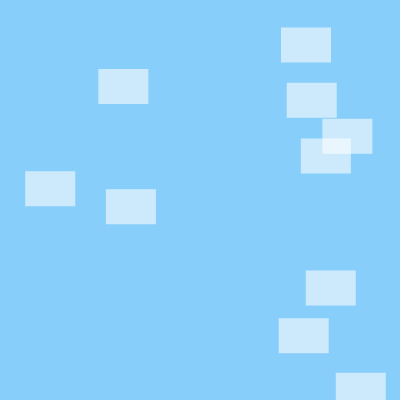
Frame 1 (no input)
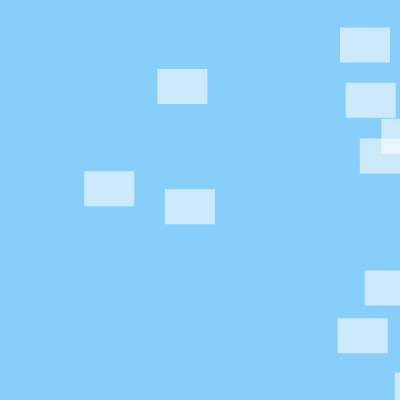
Frame 60 (no input)
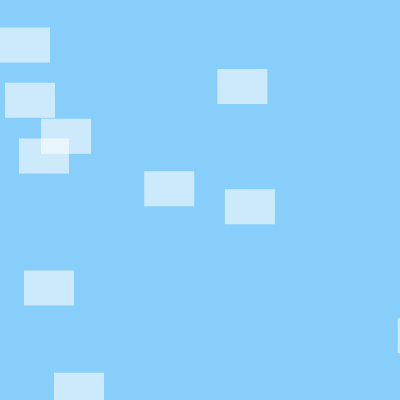
Frame 120 (the mouse pressed at the canvas centre since frame 60)

The p5.js sketch that drew these frames (run headless with seeded random() and noise() and a simulated clock; from frame 60 on, the mouse is pressed at the canvas centre):

// p5.js sketch
// ── sketch.js
let clouds = []; 

function setup() {
  createCanvas(400, 400);
  //noStroke();
  
  for (let i = 0; i < 10; i++){
    
    clouds [i] = new Cloud (random(width), random(height));
    
  }
  
}

function draw() {
  background(135, 206, 250); //color celeste que se asimila al cielo
  
  for (let i = 0; i < 10; i++){
    
    clouds[i].update();
    clouds[i].display();
  }
  
}

class Cloud {
  
  constructor(x, y){ // 
    
  this.x = x;
  this.y = y;
    
  }
  
  update(){
     this.x++;
    
    if (this.x > width)
      this.x = 0;
  }
    
  display(){ //nubes
    fill(255,150);
    noStroke();
    rect(this.x, this.y, 50, 35);
      
    }
    }
  
